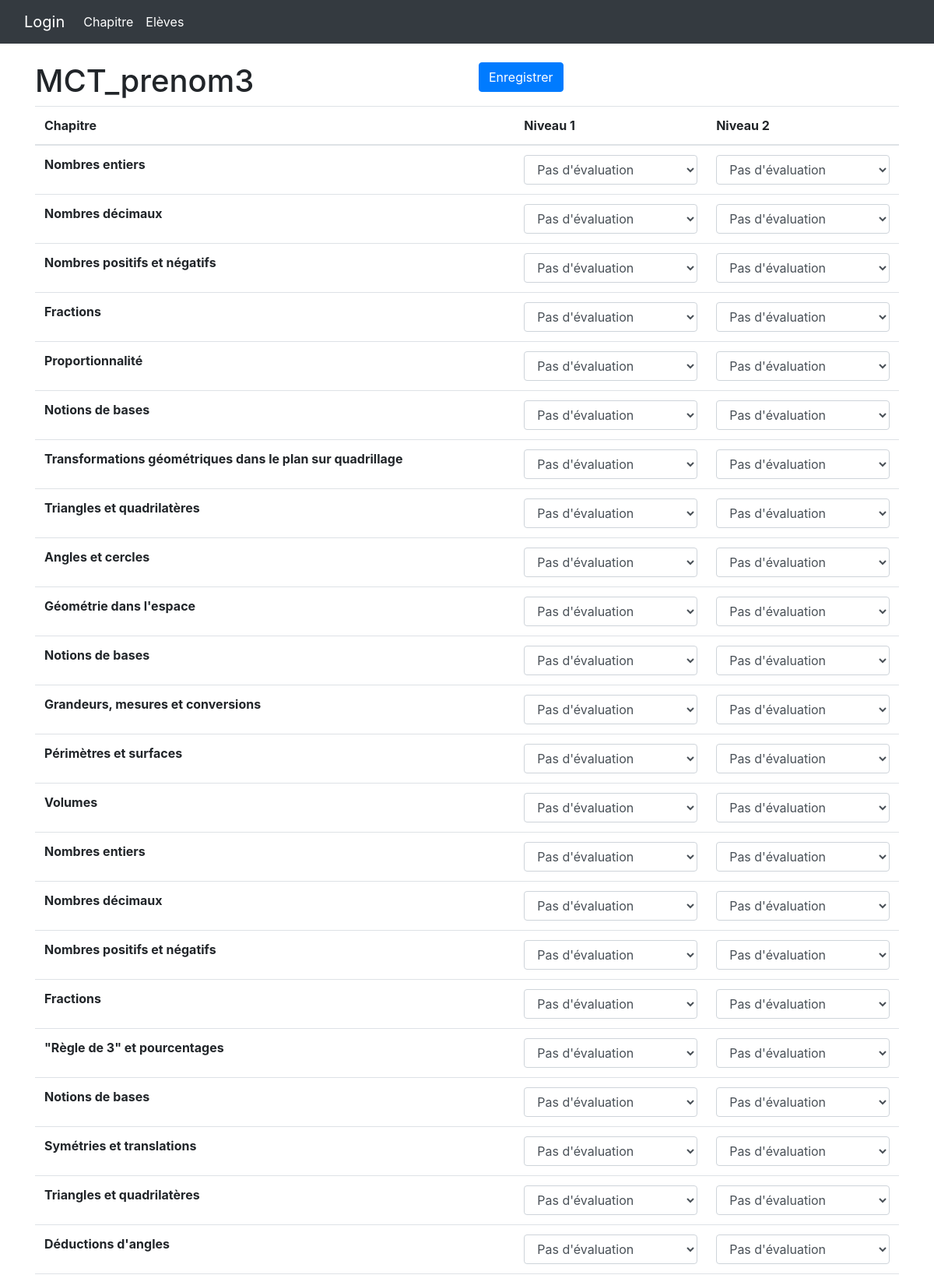
Page /note/3 (upper part) on the committed database.
### app/models.py (models this page shows)
class Eleve(db.Model):
    id = db.Column(db.Integer, primary_key = True)
    nom = db.Column(db.String(100))
    prenom = db.Column(db.String(100))
    classe = db.Column(db.String(10))
    id_professeur = db.Column(db.Integer,db.ForeignKey('professeur.id'))
    notes = db.relationship('Note',backref="eleve")

class Item(db.Model):
    id = db.Column(db.Integer, primary_key = True )
    nom = db.Column(db.String(128))
    id_theme = db.Column(db.Integer,db.ForeignKey('theme.id'))
    id_liste = db.Column(db.Integer,db.ForeignKey('liste.id'))
    notes = db.relationship("Note",backref="item")

### app/routes.py (the view)
@app.route("/note/<id>")
def note(id):
    options = [{"value":0,"texte":"Pas d'évaluation"},{"value":1,"texte":"NA"},{"value":2,"texte":"EA"},{"value":3,"texte":"A"},{"value":4,"texte":"M"}]
    eleve = Eleve.query.get(id)
    items = Item.query.all()
    selected_value = {}
    for item in items:
        selected_value[str(item.id)+"A"] = 0
        selected_value[str(item.id)+"B"] = 0
    for x in eleve.notes:
        if x.niveau == 1:
            selected_value[str(x.id_item)+"A"] = x.note
        else:
            selected_value[str(x.id_item)+"B"] = x.note
    return render_template("note.html",Dict_eleve = eleve, Liste_chapitre = items, selected_value=selected_value, options=options)

### app/templates/note.html
{% extends "base.html" %}
{% block content %}
<form action="{{ url_for('update_note',id= Dict_eleve.id) }}">
  <div class="row">
    <div class="col">
      <h1>{{ Dict_eleve.prenom }} </h1>
   </div>
    <div class="col">
      <button type="submit" class="btn btn-primary">Enregistrer</button>
    </div>
  </div>
<table class="table">
    <thead>
      <tr>
        <th scope="col">Chapitre</th>
        <th scope="col">Niveau 1</th>
        <th scope="col">Niveau 2</th>
      </tr>
    </thead>
    <tbody>
      <tr>
        {% for chapitre in Liste_chapitre %}
        <th scope="row">{{ chapitre.nom }}</th>
        <td>
            <select name='{{ chapitre.id ~ "A" }}' ng-model='discussionsSelect' class='form-control'>
            {% for option in options %}
            {% if selected_value[chapitre.id~"A"] == option.value %}
            <option value= "{{ option.value }}" selected> {{ option.texte }} </option>
            {% else %}
            <option  value= "{{ option.value }}"> {{ option.texte }} </option>
            {% endif %}
            {% endfor %}
          </select></td>
        <td>    <select name='{{ chapitre.id ~ "B" }}' ng-model='discussionsSelect' class='form-control'>
          {% for option in options %}
          {% if selected_value[chapitre.id~"B"] == option.value %}
          <option value= "{{ option.value }}" selected> {{ option.texte }} </option>
          {% else %}
          <option  value= "{{ option.value }}"> {{ option.texte }} </option>
          {% endif %}
          {% endfor %}
          </select></td>
      </tr>
      {% endfor %}
    </tbody>
</form>
{% endblock content %}

### rows in the picture
Eleve: prenom "MCT_prenom3"
Item: nom "Nombres entiers", id "Pas d'évaluation"
Item: nom "Nombres décimaux", id "Pas d'évaluation"
Item: nom "Nombres positifs et négatifs", id "Pas d'évaluation"
Item: nom "Fractions", id "Pas d'évaluation"
Item: nom "Proportionnalité", id "Pas d'évaluation"
Item: nom "Notions de bases", id "Pas d'évaluation"
Item: nom "Transformations géométriques dans le plan sur quadrillage", id "Pas d'évaluation"
Item: nom "Triangles et quadrilatères", id "Pas d'évaluation"
Item: nom "Angles et cercles", id "Pas d'évaluation"
Item: nom "Géométrie dans l'espace", id "Pas d'évaluation"
Item: nom "Notions de bases", id "Pas d'évaluation"
Item: nom "Grandeurs, mesures et conversions", id "Pas d'évaluation"
Item: nom "Périmètres et surfaces", id "Pas d'évaluation"
Item: nom "Volumes", id "Pas d'évaluation"
Item: nom "Nombres entiers", id "Pas d'évaluation"
Item: nom "Nombres décimaux", id "Pas d'évaluation"
Item: nom "Nombres positifs et négatifs", id "Pas d'évaluation"
Item: nom "Fractions", id "Pas d'évaluation"
Item: nom "\"Règle de 3\" et pourcentages", id "Pas d'évaluation"
Item: nom "Notions de bases", id "Pas d'évaluation"
Item: nom "Symétries et translations", id "Pas d'évaluation"
Item: nom "Triangles et quadrilatères", id "Pas d'évaluation"
Item: nom "Déductions d'angles", id "Pas d'évaluation"
